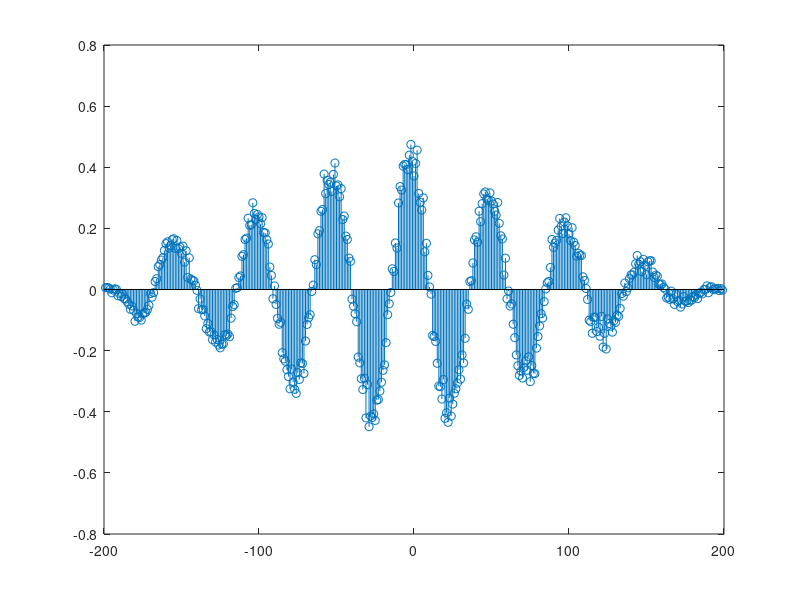
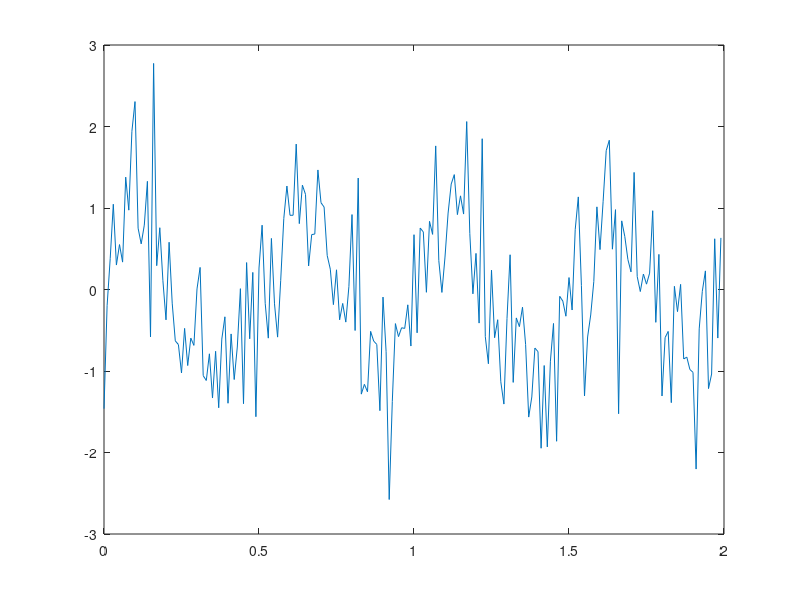

Write the MATLAB code that produced these figures, in order.
%%Signal generation
N = 200; 
%x = randn(N,1);
%y = randn(N,1);
Ts = 0.01;
fc = 2;
t = 0:Ts:(N-1)*Ts;
tau = 0.4;
x = sin(2*pi*fc.*t);
y = sin(2*pi*fc.*t-tau);
sig2 = 1;
n1 = sqrt(sig2/2)*randn(1,N);
n2 = sqrt(sig2/2)*randn(1,N);
x = x + n1;
y = y + n2;
%%Correlation
[c, lags] = xcorr(x,y);
figure(1)
stem(lags,c./N);
figure(2)
plot(t,x);
